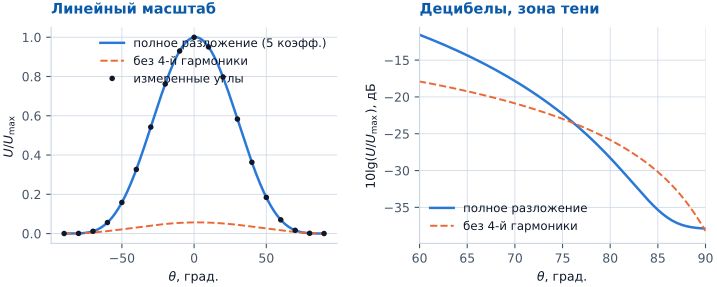

Here is the Python script that generated this plot:
# -*- coding: utf-8 -*-
"""Рис. 4.1 -- разложение U(theta) на 2-ю и 4-ю гармоники: полное и урезанное.

ВИЗУАЛИЗАЦИЯ УЖЕ ПОСЧИТАННЫХ ЧИСЕЛ (не новый расчёт): коэффициенты c0,c2,c4
(через I_perp, I_par, Re_cross) и офсеты theta0 читаются из готового артефакта
гармонического разложения (research/results/two_wgp/a0_malus_harmonics_data.json,
образец "356att" -- в курсе "плотная решётка, D/P=0.71", см. Z_provenance.tex).
Ниже -- только алгебраическая пересборка кривой U(theta) из этих чисел по
формулам параграфа (c2=(I_perp-I_par)/2, c4=((I_perp+I_par)/2-Re_cross)/4,
c0=(I_perp+I_par)/2-c4) и её сравнение с версией без 4-й гармоники (order=2,
поле "parseval_order2_malus" того же артефакта). Никакой подгонки здесь не
происходит -- коэффициенты уже получены и записаны в артефакт.
"""

import json
import sys
from pathlib import Path

REPO = Path(__file__).resolve().parents[4]
sys.path.insert(0, str(REPO))

import numpy as np

import pstyle as ps
import matplotlib.pyplot as plt

ART = REPO / "research" / "results" / "two_wgp" / "a0_malus_harmonics_data.json"
d = json.loads(ART.read_text(encoding="utf-8"))
s = d["datasets"]["356att"]  # плотная решётка, D/P=0.71 (Z_provenance.tex)

p4 = s["parseval_order4"]
p2 = s["parseval_order2_malus"]
angles_meas = np.array(s["angles_deg"])

I_perp, I_par, Re_cross = p4["I_perp"], p4["I_par"], p4["Re_cross"]
c2 = (I_perp - I_par) / 2.0
c4 = ((I_perp + I_par) / 2.0 - Re_cross) / 4.0
c0 = (I_perp + I_par) / 2.0 - c4
th0_h2 = np.deg2rad(p4["theta0_deg_from_h2"])
th0_h4 = np.deg2rad(p4["theta0_deg_from_h4_mod45"])

theta = np.linspace(-90, 90, 721)
th = np.deg2rad(theta)

U4 = c0 + c2 * np.cos(2 * (th - th0_h2)) + c4 * np.cos(4 * (th - th0_h4))

th0_2 = np.deg2rad(p2["theta0_deg"])
U2 = p2["U_min"] + (p2["U_max"] - p2["U_min"]) * np.cos(th - th0_2) ** 2

# в dB относительно максимума полной (5-параметрической) кривой -- та же логика,
# что и в fig01_malus_floor: тень видна только в логарифмическом масштабе
U4_db = 10 * np.log10(np.clip(U4, 1e-9, None) / U4.max())
U2_db = 10 * np.log10(np.clip(U2, 1e-9, None) / U4.max())

fig, (axL, axD) = plt.subplots(1, 2, figsize=(7.4, 3.1))

axL.plot(theta, U4 / U4.max(), color=ps.S1, lw=1.8, label="полное разложение (5 коэфф.)")
axL.plot(theta, U2 / U4.max(), color=ps.S2, lw=1.4, ls="--", label="без 4-й гармоники")
axL.plot(angles_meas, np.interp(angles_meas, theta, U4 / U4.max()),
         "o", color=ps.INK, ms=3, zorder=5, label="измеренные углы")
ps.finish(axL, title="Линейный масштаб", xlabel=r"$\theta$, град.",
          ylabel=r"$U/U_{\max}$", legend="upper right")

axD.plot(theta, U4_db, color=ps.S1, lw=1.8, label="полное разложение")
axD.plot(theta, U2_db, color=ps.S2, lw=1.4, ls="--", label="без 4-й гармоники")
axD.set_xlim(60, 90)
axD.set_ylim(U4_db[np.searchsorted(theta, 60):].min() - 2, U4_db[np.searchsorted(theta, 60):].max() + 1)
ps.finish(axD, title="Децибелы, зона тени", xlabel=r"$\theta$, град.",
          ylabel=r"$10\lg(U/U_{\max})$, дБ", legend="lower left")

fig.tight_layout(w_pad=2.2)
ps.save(fig, "fig04_harmonics_decomp")
